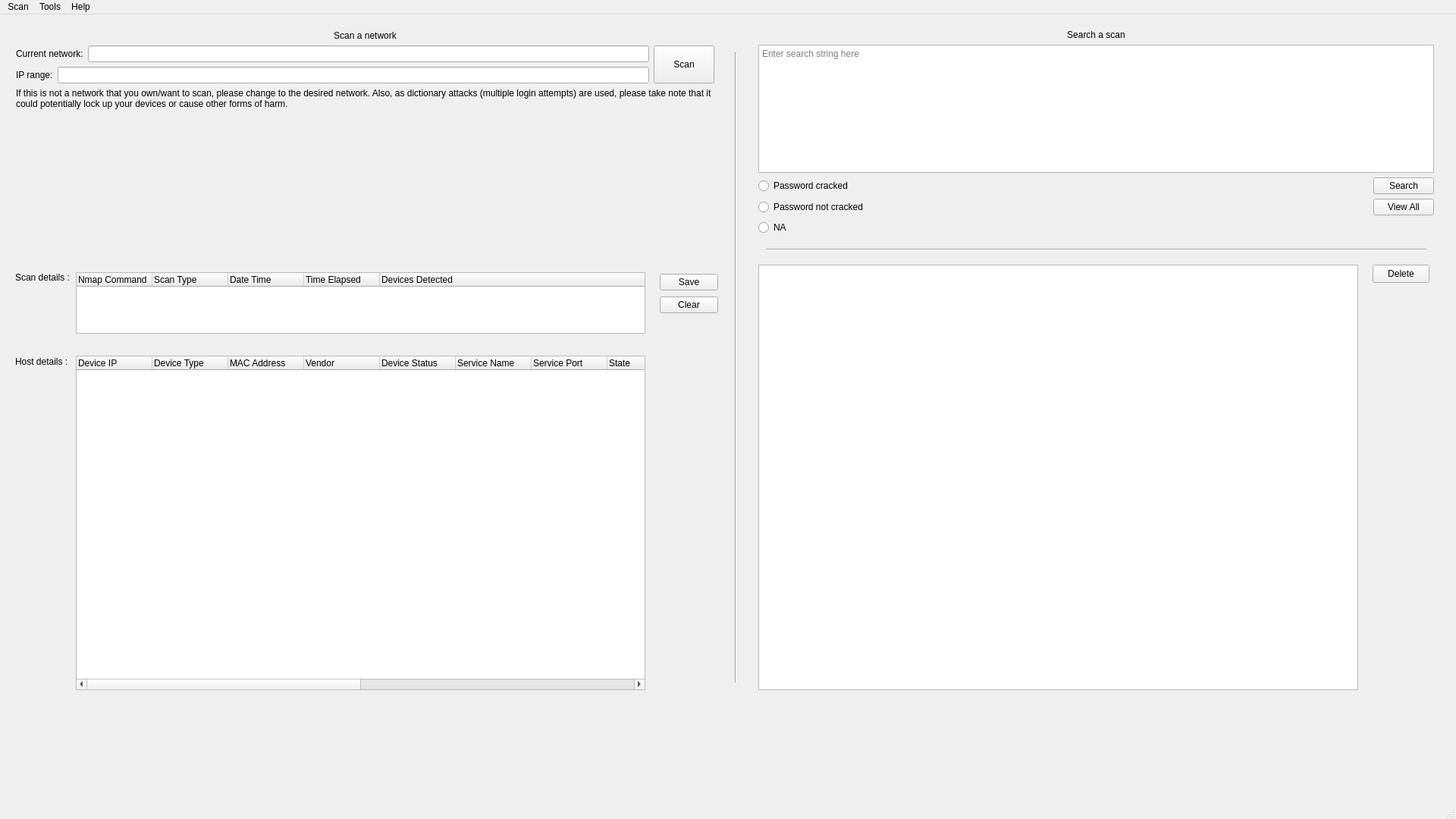
<?xml version="1.0" encoding="UTF-8"?>
<ui version="4.0">
 <class>Peruse</class>
 <widget class="QMainWindow" name="Peruse">
  <property name="geometry">
   <rect>
    <x>0</x>
    <y>0</y>
    <width>1920</width>
    <height>1080</height>
   </rect>
  </property>
  <property name="sizePolicy">
   <sizepolicy hsizetype="Preferred" vsizetype="Preferred">
    <horstretch>0</horstretch>
    <verstretch>0</verstretch>
   </sizepolicy>
  </property>
  <property name="windowTitle">
   <string>MainWindow</string>
  </property>
  <property name="styleSheet">
   <string notr="true"/>
  </property>
  <widget class="QWidget" name="centralwidget">
   <widget class="Line" name="horizontal_line_1">
    <property name="geometry">
     <rect>
      <x>1010</x>
      <y>300</y>
      <width>871</width>
      <height>20</height>
     </rect>
    </property>
    <property name="orientation">
     <enum>Qt::Horizontal</enum>
    </property>
   </widget>
   <widget class="QLabel" name="scan_details_label">
    <property name="geometry">
     <rect>
      <x>20</x>
      <y>340</y>
      <width>71</width>
      <height>21</height>
     </rect>
    </property>
    <property name="text">
     <string>Scan details :</string>
    </property>
    <property name="alignment">
     <set>Qt::AlignLeading|Qt::AlignLeft|Qt::AlignTop</set>
    </property>
   </widget>
   <widget class="Line" name="vertical_line_1">
    <property name="geometry">
     <rect>
      <x>960</x>
      <y>50</y>
      <width>20</width>
      <height>831</height>
     </rect>
    </property>
    <property name="orientation">
     <enum>Qt::Vertical</enum>
    </property>
   </widget>
   <widget class="QTableWidget" name="scans_tableWidget">
    <property name="geometry">
     <rect>
      <x>1000</x>
      <y>330</y>
      <width>791</width>
      <height>561</height>
     </rect>
    </property>
    <property name="font">
     <font>
      <bold>false</bold>
     </font>
    </property>
    <property name="tabletTracking">
     <bool>true</bool>
    </property>
    <property name="verticalScrollMode">
     <enum>QAbstractItemView::ScrollPerPixel</enum>
    </property>
    <property name="horizontalScrollMode">
     <enum>QAbstractItemView::ScrollPerPixel</enum>
    </property>
    <property name="rowCount">
     <number>0</number>
    </property>
    <attribute name="horizontalHeaderStretchLastSection">
     <bool>false</bool>
    </attribute>
    <attribute name="verticalHeaderStretchLastSection">
     <bool>false</bool>
    </attribute>
   </widget>
   <widget class="QWidget" name="layoutWidget">
    <property name="geometry">
     <rect>
      <x>1000</x>
      <y>20</y>
      <width>891</width>
      <height>271</height>
     </rect>
    </property>
    <layout class="QVBoxLayout" name="verticalLayout_4">
     <item>
      <widget class="QLabel" name="search_title_label">
       <property name="text">
        <string>Search a scan</string>
       </property>
       <property name="alignment">
        <set>Qt::AlignCenter</set>
       </property>
      </widget>
     </item>
     <item>
      <layout class="QGridLayout" name="gridLayout">
       <item row="1" column="0">
        <widget class="QRadioButton" name="radioButton">
         <property name="text">
          <string>Password cracked</string>
         </property>
        </widget>
       </item>
       <item row="3" column="0">
        <widget class="QRadioButton" name="radioButton_3">
         <property name="text">
          <string>NA</string>
         </property>
        </widget>
       </item>
       <item row="2" column="0">
        <widget class="QRadioButton" name="radioButton_2">
         <property name="text">
          <string>Password not cracked</string>
         </property>
        </widget>
       </item>
       <item row="0" column="0" colspan="2">
        <widget class="QTextEdit" name="search_textEdit">
         <property name="html">
          <string>&lt;!DOCTYPE HTML PUBLIC &quot;-//W3C//DTD HTML 4.0//EN&quot; &quot;http://www.w3.org/TR/REC-html40/strict.dtd&quot;&gt;
&lt;html&gt;&lt;head&gt;&lt;meta name=&quot;qrichtext&quot; content=&quot;1&quot; /&gt;&lt;meta charset=&quot;utf-8&quot; /&gt;&lt;style type=&quot;text/css&quot;&gt;
p, li { white-space: pre-wrap; }
hr { height: 1px; border-width: 0; }
li.unchecked::marker { content: &quot;\2610&quot;; }
li.checked::marker { content: &quot;\2612&quot;; }
&lt;/style&gt;&lt;/head&gt;&lt;body style=&quot; font-family:'Segoe UI'; font-size:9pt; font-weight:400; font-style:normal;&quot;&gt;
&lt;p style=&quot;-qt-paragraph-type:empty; margin-top:0px; margin-bottom:0px; margin-left:0px; margin-right:0px; -qt-block-indent:0; text-indent:0px;&quot;&gt;&lt;br /&gt;&lt;/p&gt;&lt;/body&gt;&lt;/html&gt;</string>
         </property>
         <property name="placeholderText">
          <string>Enter search string here</string>
         </property>
        </widget>
       </item>
       <item row="2" column="1">
        <widget class="QPushButton" name="view_all_button">
         <property name="text">
          <string>View All</string>
         </property>
        </widget>
       </item>
       <item row="1" column="1">
        <widget class="QPushButton" name="search_button">
         <property name="sizePolicy">
          <sizepolicy hsizetype="Fixed" vsizetype="Fixed">
           <horstretch>0</horstretch>
           <verstretch>0</verstretch>
          </sizepolicy>
         </property>
         <property name="text">
          <string>Search</string>
         </property>
        </widget>
       </item>
      </layout>
     </item>
    </layout>
   </widget>
   <widget class="QWidget" name="layoutWidget">
    <property name="geometry">
     <rect>
      <x>21</x>
      <y>21</y>
      <width>921</width>
      <height>271</height>
     </rect>
    </property>
    <layout class="QVBoxLayout" name="verticalLayout">
     <item>
      <widget class="QLabel" name="scan_title_label">
       <property name="sizePolicy">
        <sizepolicy hsizetype="Preferred" vsizetype="Fixed">
         <horstretch>0</horstretch>
         <verstretch>0</verstretch>
        </sizepolicy>
       </property>
       <property name="text">
        <string>Scan a network</string>
       </property>
       <property name="alignment">
        <set>Qt::AlignCenter</set>
       </property>
      </widget>
     </item>
     <item>
      <layout class="QHBoxLayout" name="horizontalLayout">
       <item>
        <layout class="QGridLayout" name="gridLayout_2">
         <item row="0" column="0" colspan="2">
          <widget class="QLabel" name="current_network_label">
           <property name="sizePolicy">
            <sizepolicy hsizetype="Preferred" vsizetype="Preferred">
             <horstretch>0</horstretch>
             <verstretch>0</verstretch>
            </sizepolicy>
           </property>
           <property name="text">
            <string>Current network:</string>
           </property>
          </widget>
         </item>
         <item row="0" column="2">
          <widget class="QLineEdit" name="current_network_lineEdit">
           <property name="readOnly">
            <bool>false</bool>
           </property>
          </widget>
         </item>
         <item row="1" column="0">
          <widget class="QLabel" name="ip_range_label">
           <property name="text">
            <string>IP range:</string>
           </property>
          </widget>
         </item>
         <item row="1" column="1" colspan="2">
          <widget class="QLineEdit" name="ip_range_lineEdit">
           <property name="readOnly">
            <bool>false</bool>
           </property>
          </widget>
         </item>
        </layout>
       </item>
       <item>
        <widget class="QPushButton" name="scan_button">
         <property name="sizePolicy">
          <sizepolicy hsizetype="Minimum" vsizetype="Ignored">
           <horstretch>0</horstretch>
           <verstretch>0</verstretch>
          </sizepolicy>
         </property>
         <property name="text">
          <string>Scan</string>
         </property>
        </widget>
       </item>
      </layout>
     </item>
     <item>
      <widget class="QLabel" name="network_tip_label">
       <property name="sizePolicy">
        <sizepolicy hsizetype="MinimumExpanding" vsizetype="MinimumExpanding">
         <horstretch>0</horstretch>
         <verstretch>0</verstretch>
        </sizepolicy>
       </property>
       <property name="text">
        <string>If this is not a network that you own/want to scan, please change to the desired network. Also, as dictionary attacks (multiple login attempts) are used, please take note that it could potentially lock up your devices or cause other forms of harm.</string>
       </property>
       <property name="alignment">
        <set>Qt::AlignLeading|Qt::AlignLeft|Qt::AlignTop</set>
       </property>
       <property name="wordWrap">
        <bool>true</bool>
       </property>
      </widget>
     </item>
    </layout>
   </widget>
   <widget class="QTableWidget" name="host_details_tableWidget">
    <property name="geometry">
     <rect>
      <x>100</x>
      <y>450</y>
      <width>751</width>
      <height>441</height>
     </rect>
    </property>
    <property name="verticalScrollBarPolicy">
     <enum>Qt::ScrollBarAsNeeded</enum>
    </property>
    <property name="horizontalScrollBarPolicy">
     <enum>Qt::ScrollBarAsNeeded</enum>
    </property>
    <property name="verticalScrollMode">
     <enum>QAbstractItemView::ScrollPerPixel</enum>
    </property>
    <property name="horizontalScrollMode">
     <enum>QAbstractItemView::ScrollPerPixel</enum>
    </property>
    <column>
     <property name="text">
      <string>Device IP</string>
     </property>
     <property name="textAlignment">
      <set>AlignLeading|AlignVCenter</set>
     </property>
    </column>
    <column>
     <property name="text">
      <string>Device Type</string>
     </property>
     <property name="textAlignment">
      <set>AlignLeading|AlignVCenter</set>
     </property>
    </column>
    <column>
     <property name="text">
      <string>MAC Address</string>
     </property>
     <property name="textAlignment">
      <set>AlignLeading|AlignVCenter</set>
     </property>
    </column>
    <column>
     <property name="text">
      <string>Vendor</string>
     </property>
     <property name="textAlignment">
      <set>AlignLeading|AlignVCenter</set>
     </property>
    </column>
    <column>
     <property name="text">
      <string>Device Status</string>
     </property>
     <property name="textAlignment">
      <set>AlignLeading|AlignVCenter</set>
     </property>
    </column>
    <column>
     <property name="text">
      <string>Service Name</string>
     </property>
     <property name="textAlignment">
      <set>AlignLeading|AlignVCenter</set>
     </property>
    </column>
    <column>
     <property name="text">
      <string>Service Port</string>
     </property>
     <property name="textAlignment">
      <set>AlignLeading|AlignVCenter</set>
     </property>
    </column>
    <column>
     <property name="text">
      <string>State</string>
     </property>
     <property name="textAlignment">
      <set>AlignLeading|AlignVCenter</set>
     </property>
    </column>
    <column>
     <property name="text">
      <string>Software Product</string>
     </property>
     <property name="textAlignment">
      <set>AlignLeading|AlignVCenter</set>
     </property>
    </column>
    <column>
     <property name="text">
      <string>Service Version</string>
     </property>
     <property name="textAlignment">
      <set>AlignLeading|AlignVCenter</set>
     </property>
    </column>
    <column>
     <property name="text">
      <string>Version Information</string>
     </property>
     <property name="textAlignment">
      <set>AlignLeading|AlignVCenter</set>
     </property>
    </column>
    <column>
     <property name="text">
      <string>CPE (Common Platform Enumeration)</string>
     </property>
     <property name="textAlignment">
      <set>AlignLeading|AlignVCenter</set>
     </property>
    </column>
    <column>
     <property name="text">
      <string>Script</string>
     </property>
     <property name="textAlignment">
      <set>AlignLeading|AlignVCenter</set>
     </property>
    </column>
    <column>
     <property name="text">
      <string>Password Cracked</string>
     </property>
     <property name="textAlignment">
      <set>AlignLeading|AlignVCenter</set>
     </property>
    </column>
    <column>
     <property name="text">
      <string>Recommendation</string>
     </property>
     <property name="textAlignment">
      <set>AlignLeading|AlignVCenter</set>
     </property>
    </column>
   </widget>
   <widget class="QTableWidget" name="scan_details_tableWidget">
    <property name="geometry">
     <rect>
      <x>100</x>
      <y>340</y>
      <width>751</width>
      <height>81</height>
     </rect>
    </property>
    <property name="verticalScrollBarPolicy">
     <enum>Qt::ScrollBarAsNeeded</enum>
    </property>
    <property name="horizontalScrollBarPolicy">
     <enum>Qt::ScrollBarAsNeeded</enum>
    </property>
    <property name="verticalScrollMode">
     <enum>QAbstractItemView::ScrollPerPixel</enum>
    </property>
    <property name="horizontalScrollMode">
     <enum>QAbstractItemView::ScrollPerPixel</enum>
    </property>
    <attribute name="horizontalHeaderCascadingSectionResizes">
     <bool>false</bool>
    </attribute>
    <attribute name="horizontalHeaderShowSortIndicator" stdset="0">
     <bool>false</bool>
    </attribute>
    <attribute name="horizontalHeaderStretchLastSection">
     <bool>true</bool>
    </attribute>
    <attribute name="verticalHeaderCascadingSectionResizes">
     <bool>false</bool>
    </attribute>
    <attribute name="verticalHeaderHighlightSections">
     <bool>true</bool>
    </attribute>
    <attribute name="verticalHeaderShowSortIndicator" stdset="0">
     <bool>false</bool>
    </attribute>
    <attribute name="verticalHeaderStretchLastSection">
     <bool>false</bool>
    </attribute>
    <column>
     <property name="text">
      <string>Nmap Command</string>
     </property>
     <property name="toolTip">
      <string extracomment="this is a tool tip"/>
     </property>
     <property name="whatsThis">
      <string extracomment="this is a whatsthis"/>
     </property>
     <property name="textAlignment">
      <set>AlignLeading|AlignVCenter</set>
     </property>
    </column>
    <column>
     <property name="text">
      <string>Scan Type</string>
     </property>
     <property name="textAlignment">
      <set>AlignLeading|AlignVCenter</set>
     </property>
    </column>
    <column>
     <property name="text">
      <string>Date Time</string>
     </property>
     <property name="textAlignment">
      <set>AlignLeading|AlignVCenter</set>
     </property>
    </column>
    <column>
     <property name="text">
      <string>Time Elapsed</string>
     </property>
     <property name="textAlignment">
      <set>AlignLeading|AlignVCenter</set>
     </property>
    </column>
    <column>
     <property name="text">
      <string>Devices Detected</string>
     </property>
     <property name="textAlignment">
      <set>AlignLeading|AlignVCenter</set>
     </property>
    </column>
   </widget>
   <widget class="QLabel" name="host_details_label">
    <property name="geometry">
     <rect>
      <x>20</x>
      <y>450</y>
      <width>71</width>
      <height>16</height>
     </rect>
    </property>
    <property name="text">
     <string>Host details :</string>
    </property>
   </widget>
   <widget class="QPushButton" name="delete_button">
    <property name="geometry">
     <rect>
      <x>1810</x>
      <y>330</y>
      <width>75</width>
      <height>24</height>
     </rect>
    </property>
    <property name="text">
     <string>Delete</string>
    </property>
   </widget>
   <widget class="QWidget" name="">
    <property name="geometry">
     <rect>
      <x>870</x>
      <y>340</y>
      <width>77</width>
      <height>56</height>
     </rect>
    </property>
    <layout class="QVBoxLayout" name="verticalLayout_2">
     <item>
      <widget class="QPushButton" name="save_button">
       <property name="text">
        <string>Save</string>
       </property>
      </widget>
     </item>
     <item>
      <widget class="QPushButton" name="clear_button">
       <property name="text">
        <string>Clear</string>
       </property>
      </widget>
     </item>
    </layout>
   </widget>
  </widget>
  <widget class="QMenuBar" name="menubar">
   <property name="geometry">
    <rect>
     <x>0</x>
     <y>0</y>
     <width>1920</width>
     <height>22</height>
    </rect>
   </property>
   <widget class="QMenu" name="menuScan">
    <property name="title">
     <string>Scan</string>
    </property>
    <addaction name="actionQuit"/>
   </widget>
   <widget class="QMenu" name="menuTools">
    <property name="title">
     <string>Tools</string>
    </property>
    <addaction name="actionSearch"/>
    <addaction name="actionFilter"/>
   </widget>
   <widget class="QMenu" name="menuHelp">
    <property name="title">
     <string>Help</string>
    </property>
    <addaction name="actionAbout"/>
    <addaction name="actionAbout_QT"/>
   </widget>
   <addaction name="menuScan"/>
   <addaction name="menuTools"/>
   <addaction name="menuHelp"/>
  </widget>
  <widget class="QStatusBar" name="statusbar"/>
  <action name="actionQuit">
   <property name="text">
    <string>Quit</string>
   </property>
  </action>
  <action name="actionSearch">
   <property name="text">
    <string>Search</string>
   </property>
  </action>
  <action name="actionFilter">
   <property name="text">
    <string>Filter</string>
   </property>
  </action>
  <action name="actionAbout">
   <property name="text">
    <string>About Peruse</string>
   </property>
  </action>
  <action name="actionAbout_QT">
   <property name="text">
    <string>About QT</string>
   </property>
  </action>
 </widget>
 <resources/>
 <connections/>
</ui>
